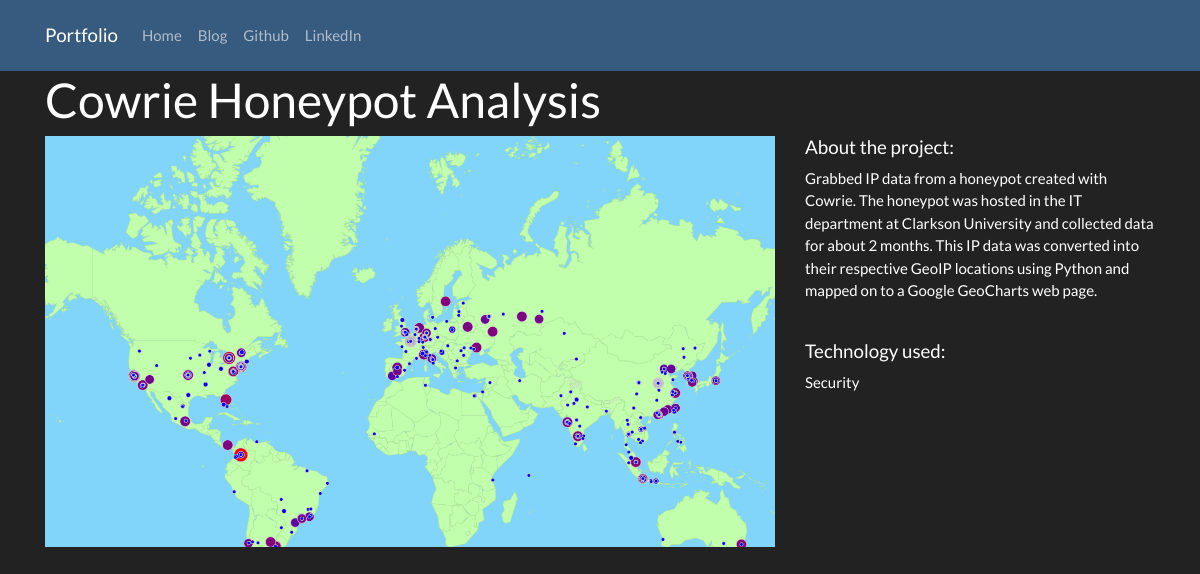
The app's page /projects/2/ with its own data.
### projects/models.py (models this page shows, shortened)
class Project(models.Model):
    title = models.CharField(max_length=100)
    description = models.TextField()
    technology = models.CharField(max_length=20)
    image = models.FileField(storage=fs)

### projects/views.py (the view)
# urls.py: path("<int:pk>/", views.project_detail, name="project_detail"),
def project_detail(request, pk):
    project = Project.objects.get(pk=pk) # Querues project with primary key (pk)
    context = {
        'project': project # Assign project to context
    }
    return render(request, 'project_detail.html', context)

### projects/templates/project_detail.html
{% extends "base.html" %}
{% load static %}
{% block page_content %}
<h1>{{ project.title }}</h1>
<div class="row">
    <div class="col-md-8">
        <img src="{% static project.image %}" alt="" width="100%">
    </div>
    <div class="col-md-4">
        <h5>About the project:</h5>
        <p>{{ project.description }}</p>
        <br>
        <h5>Technology used:</h5>
        <p>{{ project.technology }}</p>
    </div>
</div>
{% endblock %}

### records on screen
Project: title "Cowrie Honeypot Analysis", image (picture), description "Grabbed IP data from a honeypot created with Cowrie. The honeypot was hosted in the IT department at Clarkson University and collected data for about 2 months. This IP data was converted into their respective GeoIP locations using Python and mapped on to a Google GeoCharts web page.", technology "Security"
